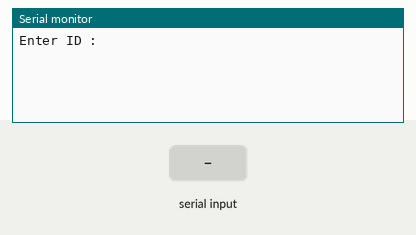
The sketch below on a simulated Arduino Uno, built with avr-gcc and run on an emulated ATmega328P. Parts: the last lines printed to the serial monitor. Inputs (shaded band) come from the test bench.

Above: at 0.9 s.
1.0 s: "1:" received over Serial
At 3.2 s:
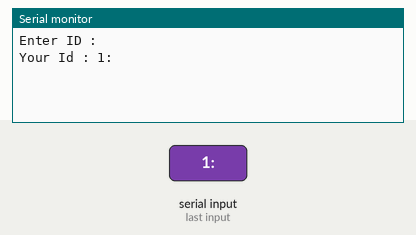
3.5 s: "1:" received over the second serial link
At 6.0 s:
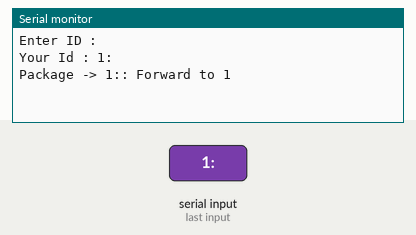
6.5 s: "0:" received over Serial
At 8.7 s:
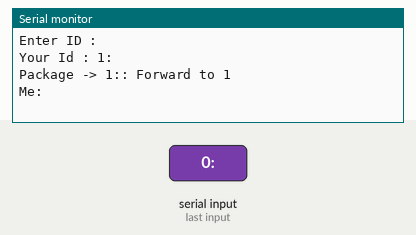
9.0 s: "0:" received over the second serial link
10.5 s: "2:" received over the second serial link
At 13.0 s:
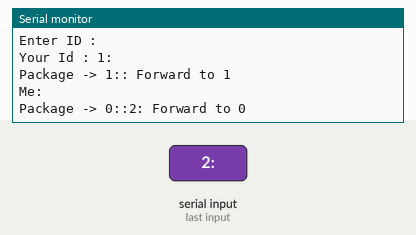

The sketch:

RingCommunication.ino
```cpp
#include<SoftwareSerial.h>

SoftwareSerial mySerial(10, 11);

bool enteredId = false;
String clientId;

void setup() {
  Serial.begin(9600);
  mySerial.begin(57600);

  //Set Client ID
  Serial.println("Enter ID : ");
  while(!enteredId){
    if(Serial.available()){
      clientId = Serial.readStringUntil('\n');
      Serial.println("Your Id : " + clientId);
      enteredId = true;
    }
  }
}

void loop() {
  //===================== Send =====================//
  if (Serial.available()) {
    String src = clientId;
    String des = Serial.readStringUntil(':');
    String data = Serial.readStringUntil('\n');

    //Pack Package
    String package = des + ":" + src + ":" + data + "\0";

    //Send Package
    for (int i = 0; i < package.length(); i++) {
      mySerial.write(package[i]);
    }
    Serial.println("Me:" + data);
  }

  //===================== Recieve ==================//
  if (mySerial.available()) {
    String des = mySerial.readStringUntil(':');
    String src = mySerial.readStringUntil(':');
    String data = mySerial.readStringUntil('\0');
    String package = des + ":" + src + ":" + data + "\0";

    if(des==clientId){
      //Get Package
      Serial.println(src +":"+ data);
    }
    else{
      //Forward Package
      Serial.println("Package -> " + package + " Forward to " + des);
      for (int i = 0; i < package.length(); i++) {
        mySerial.write(package[i]);
      }
    }
  }
}
```

Measured:
- after the input at 1.0 s, the serial monitor: prints a new line after 1.0 s (image 1)
- after the input at 3.5 s, the serial monitor: prints a new line after 2.0 s (image 2)
- after the input at 6.5 s, the serial monitor: prints a new line after 1.0 s (image 3)
- after the input at 10.5 s, the serial monitor: prints a new line after 1.0 s (image 4)
